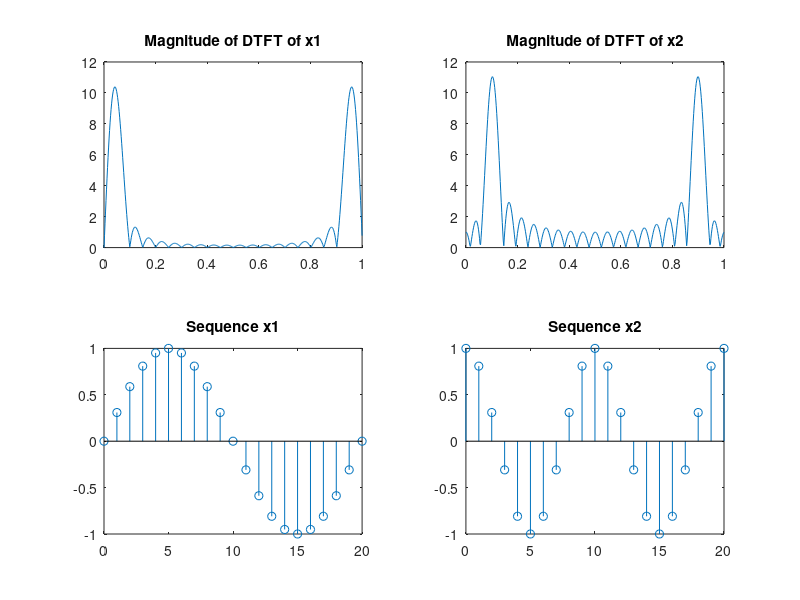
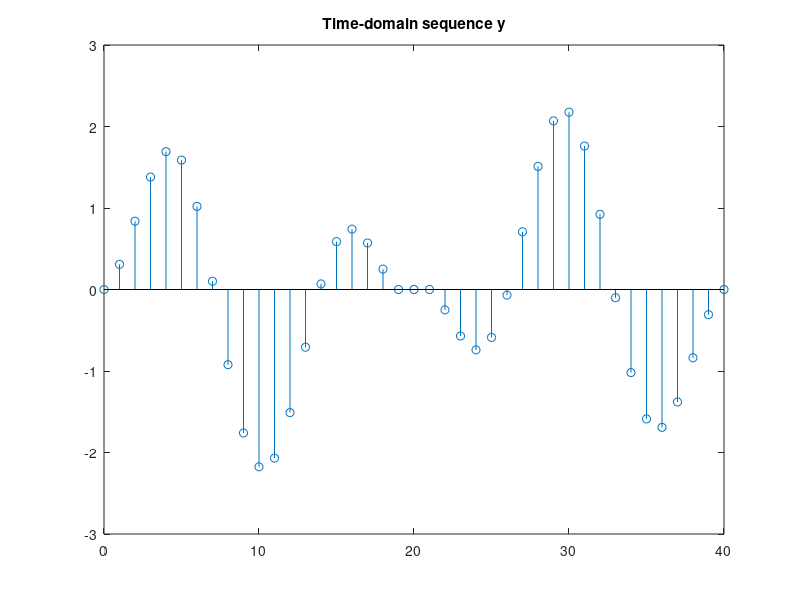
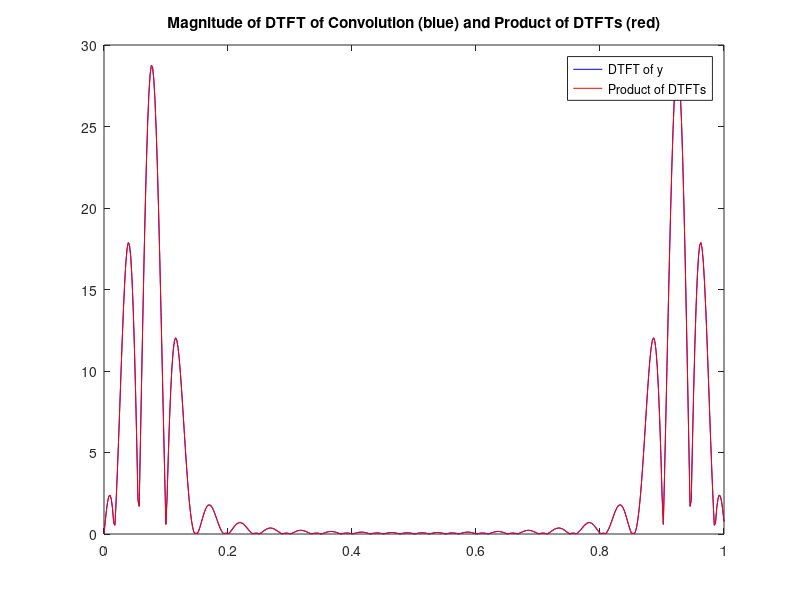

The MATLAB script that drew these images, in order:
clear all
close all
clc

% Define the two input sequences
n = 0:20; % time index
x1 = sin(0.1*pi*n); % input sequence 1
x2 = cos(0.2*pi*n); % input sequence 2

% Compute the convolution of the two input sequences
y = conv(x1, x2); % convolution of x1 and x2

% Compute the DTFTs of the input sequences and the output sequence
N = 512; % number of frequency points
X1 = fft(x1, N); % DTFT of x1
X2 = fft(x2, N); % DTFT of x2
Y1 = fft(y, N); % DTFT of y
Y2 = X1 .* X2; % product of X1 and X2

% Plot the magnitude of the DTFTs of x1 and X1
figure(1);
subplot(2,2,1);
plot(linspace(0,1,N), abs(X1));
title('Magnitude of DTFT of x1');
subplot(2,2,2);
plot(linspace(0,1,N), abs(X2));
title('Magnitude of DTFT of x2');

% Plot the time-domain sequences x1 and x2
subplot(2,2,3);
stem(n, x1);
title('Sequence x1');
subplot(2,2,4);
stem(n, x2);
title('Sequence x2');

% Plot the time-domain sequence y
figure(2);
stem(0:length(y)-1, y);
title('Time-domain sequence y');

% Plot the magnitude of the DTFTs of y and X1X2
figure(3);
plot(linspace(0,1,N), abs(Y1), 'b', linspace(0,1,N), abs(Y2), 'r');
title('Magnitude of DTFT of Convolution (blue) and Product of DTFTs (red)');
legend('DTFT of y', 'Product of DTFTs');

% Show the plots
figure(1);
figure(2);
figure(3);
